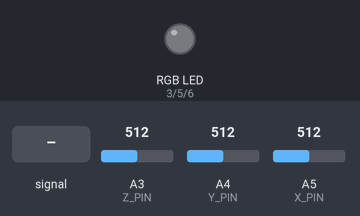
Bench run of a sketch on a simulated Arduino Uno, built with avr-gcc and run on an emulated ATmega328P. Shown: an RGB LED mixed from three pins (HIGH = lit). The inputs (shaded band) are chosen by the test bench; at power-on: A3 (Z_PIN) = 512, A5 (X_PIN) = 512, A4 (Y_PIN) = 512. Dim RGB values are drawn brighter than linear.

Above: at 1.2 s.
1.3 s: A3 (Z_PIN) fed a 200 Hz sine of ±81 counts around its level
At 1.45 s:
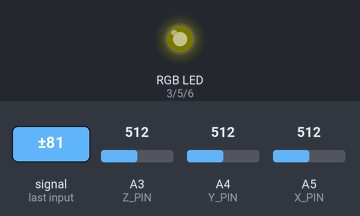
4.3 s: A3 (Z_PIN) set to 716
At 6.1 s:
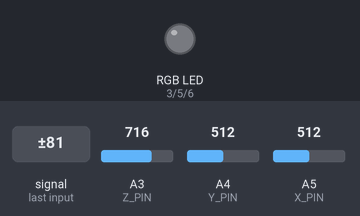
6.4 s: A3 (Z_PIN) set to 0
At 6.9 s:
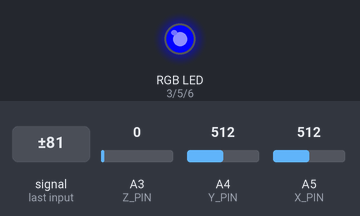
9.4 s: A5 (X_PIN) set to 496
At 9.9 s:
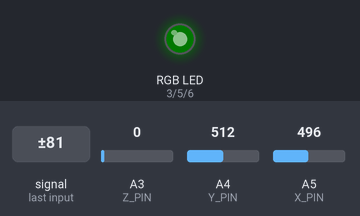
11.5 s: A3 (Z_PIN) set to 21
13.0 s: A3 (Z_PIN) set to 25
Timing chart, 0 to 15.5 s (numbered marks = the images above; inputs shaded):
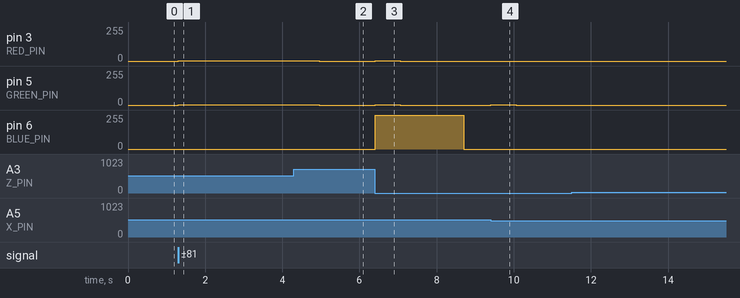

The sketch:

BlinkenBallz.ino
```cpp
// BrightBall code
// written by Mike Ellison (devellison)
// Public domain.
//
// Thanks to:
// LadyAda for the LED strip and tutorial at http://www.ladyada.net/products/rgbledstrip/

#include <Wire.h>

#define USE_ADXL335  1

#if USE_ADXL335
  #define X_PIN A5
  #define Y_PIN A4
  #define Z_PIN A3
#endif

#define RED_PIN   3
#define GREEN_PIN 5
#define BLUE_PIN  6

#define DEBUGPRINTS 1

#define BUFFERSIZE 10
#define ACTIVETHRESHOLD 8
#define ACTIVEDELAY     1000

unsigned char rBuf[BUFFERSIZE];
unsigned char gBuf[BUFFERSIZE];
unsigned char bBuf[BUFFERSIZE];

long rAccum = 0;
long gAccum = 0;
long bAccum = 0;
long bufferPos = 0;

long activeCount = 0;
bool active = false;
char lastX = 0;
char lastY = 0;
char lastZ = 0;

int minX = -1;
int maxX = -1;
int minY = -1;
int maxY = -1;
int minZ = -1;
int maxZ = -1;

void setup()
{
#if DEBUGPRINTS
  Serial.begin(9600);
#endif

  // Clear our filter buffers
  memset(&rBuf[0],0,BUFFERSIZE);
  memset(&gBuf[0],0,BUFFERSIZE);
  memset(&bBuf[0],0,BUFFERSIZE);

#if USE_ADXL335
  pinMode(X_PIN, INPUT);
  pinMode(Y_PIN, INPUT);
  pinMode(Z_PIN, INPUT);
  digitalWrite(X_PIN,LOW);
  digitalWrite(Y_PIN,LOW);
  digitalWrite(Z_PIN,LOW);
#endif


  // Setup PWM pins for LED strip
  pinMode(RED_PIN,   OUTPUT);
  pinMode(GREEN_PIN, OUTPUT);
  pinMode(BLUE_PIN,  OUTPUT);
}


void loop()
{
  // Read the accelerometer
#if USE_LIS302DL
  char x = readReg( LIS302DL_ADDRESS, X_REG);
  char y = readReg( LIS302DL_ADDRESS, Y_REG);
  char z = readReg( LIS302DL_ADDRESS, Z_REG);
#endif

#if USE_ADXL335
  //
  long ax = analogRead(X_PIN);
  long ay = analogRead(Y_PIN);
  long az = analogRead(Z_PIN);

  if ((minX == -1) || (ax < minX))
    minX = ax;
  if ((minY == -1) || (ax < minY))
    minY = ay;
  if ((minZ == -1) || (ax < minZ))
    minZ = az;

  if ((maxX == -1) || (ax > maxX))
    maxX = ax;
  if ((maxY == -1) || (ay > maxY))
    maxY = ay;
  if ((maxZ == -1) || (az > maxZ))
    maxZ = az;

  char x = (((ax - minX)*256) / (maxX - minX));
  char y = (((ay - minY)*256) / (maxY - minY));
  char z = (((az - minZ)*256) / (maxZ - minZ));
#endif
  // If we don't see much motion, increment
  // activeCount until we hit the delay size
  // then go inactive.
  if ((abs(x-lastX) < ACTIVETHRESHOLD) &&
      (abs(y-lastY) < ACTIVETHRESHOLD) &&
      (abs(z-lastZ) < ACTIVETHRESHOLD))
  {
     activeCount++;
     if (activeCount > ACTIVEDELAY)
     {
       activeCount--;
       active = false;
     }
  }
  else
  {
    activeCount = 0;
    active = true;
  }

  lastX = x;
  lastY = y;
  lastZ = z;


  unsigned char xVal;
  unsigned char yVal;
  unsigned char zVal;

  if (active)
  {
    // Original value is -128 to 128, but that makes for nasty jumps at the edges.
    //     abs(val) gives us 128 to 0 to 128 for a smooth curve.
    //     *2 gives us the whole range of colors back.
    xVal = abs(x)*2;
    yVal = abs(y)*2;
    zVal = abs(z)*2;
  }
  else
  {
    // If not active, slowly fade existing values from buffer to 0
    xVal = rBuf[bufferPos];
    yVal = gBuf[bufferPos];
    zVal = bBuf[bufferPos];

    if (xVal) {xVal--;}
    if (yVal) {yVal--;}
    if (zVal) {zVal--;}
  }

  // Remove old value from accumulators
  rAccum -= rBuf[bufferPos];
  gAccum -= gBuf[bufferPos];
  bAccum -= bBuf[bufferPos];

  // Add new value in and store
  rAccum += rBuf[bufferPos] = xVal;
  gAccum += gBuf[bufferPos] = yVal;
  bAccum += bBuf[bufferPos] = zVal;

  // move to next position in circular buffers
  bufferPos++;
  bufferPos %= BUFFERSIZE;

  // r/g/b are the average of all values in each buffer currently
  unsigned char r = rAccum/BUFFERSIZE;
  unsigned char g = gAccum/BUFFERSIZE;
  unsigned char b = bAccum/BUFFERSIZE;

  // send values to the pwm pins to light the LEDs
  analogWrite(RED_PIN,   r);
  analogWrite(GREEN_PIN, g);
  analogWrite(BLUE_PIN,  b);
}
```

Measured:
- the behaviour switches between 512 and 511 on A5 (X_PIN) (found by bisection; images 3 and 4)
- after the input at 1.3 s, pin 3 (RED_PIN), pin 5 (GREEN_PIN): 0/255 → 2/255 at once
- after the input at 4.3 s, pin 3 (RED_PIN), pin 5 (GREEN_PIN): 2/255 → 0/255 after 0.66 s; pin 6 (BLUE_PIN): stays 0/255 (without the input it goes to 110/255 after 0.81 s)
- after the input at 6.4 s, pin 3 (RED_PIN), pin 5 (GREEN_PIN): 0/255 → 2/255 at once, → 0/255 0.65 s later; pin 6 (BLUE_PIN): 0/255 → 252/255 at once, → 0/255 2.3 s later
- after the input at 9.4 s, pin 5 (GREEN_PIN): 0/255 → 2/255 at once, → 0/255 0.66 s later
- after the input at 11.5 s, every drawn part: stays the same
- after the input at 13.0 s, every drawn part: stays the same
